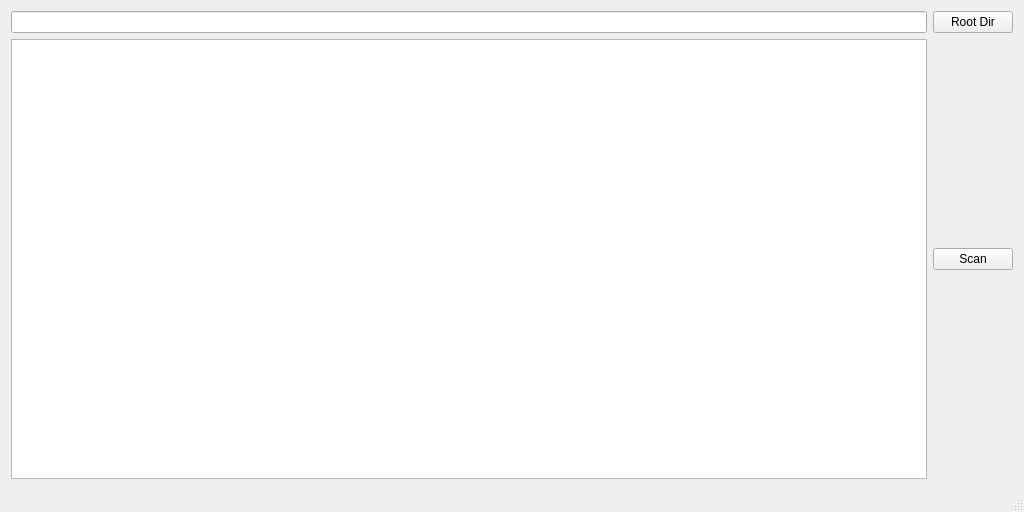
<?xml version="1.0" encoding="UTF-8"?>
<ui version="4.0">
 <class>MainWindow</class>
 <widget class="QMainWindow" name="MainWindow">
  <property name="geometry">
   <rect>
    <x>0</x>
    <y>0</y>
    <width>1024</width>
    <height>512</height>
   </rect>
  </property>
  <property name="windowTitle">
   <string>MainWindow</string>
  </property>
  <widget class="QWidget" name="centralWidget">
   <layout class="QGridLayout" name="gridLayout">
    <item row="1" column="1">
     <widget class="QTextEdit" name="textEdit"/>
    </item>
    <item row="0" column="1">
     <widget class="QLineEdit" name="lineEdit"/>
    </item>
    <item row="0" column="2">
     <widget class="QPushButton" name="pushButton">
      <property name="text">
       <string>Root Dir</string>
      </property>
     </widget>
    </item>
    <item row="1" column="2">
     <widget class="QPushButton" name="pushButton_Scan">
      <property name="text">
       <string>Scan</string>
      </property>
     </widget>
    </item>
   </layout>
  </widget>
  <widget class="QMenuBar" name="menuBar">
   <property name="geometry">
    <rect>
     <x>0</x>
     <y>0</y>
     <width>1024</width>
     <height>22</height>
    </rect>
   </property>
  </widget>
  <widget class="QStatusBar" name="statusBar"/>
 </widget>
 <layoutdefault spacing="6" margin="11"/>
 <resources/>
 <connections/>
</ui>
